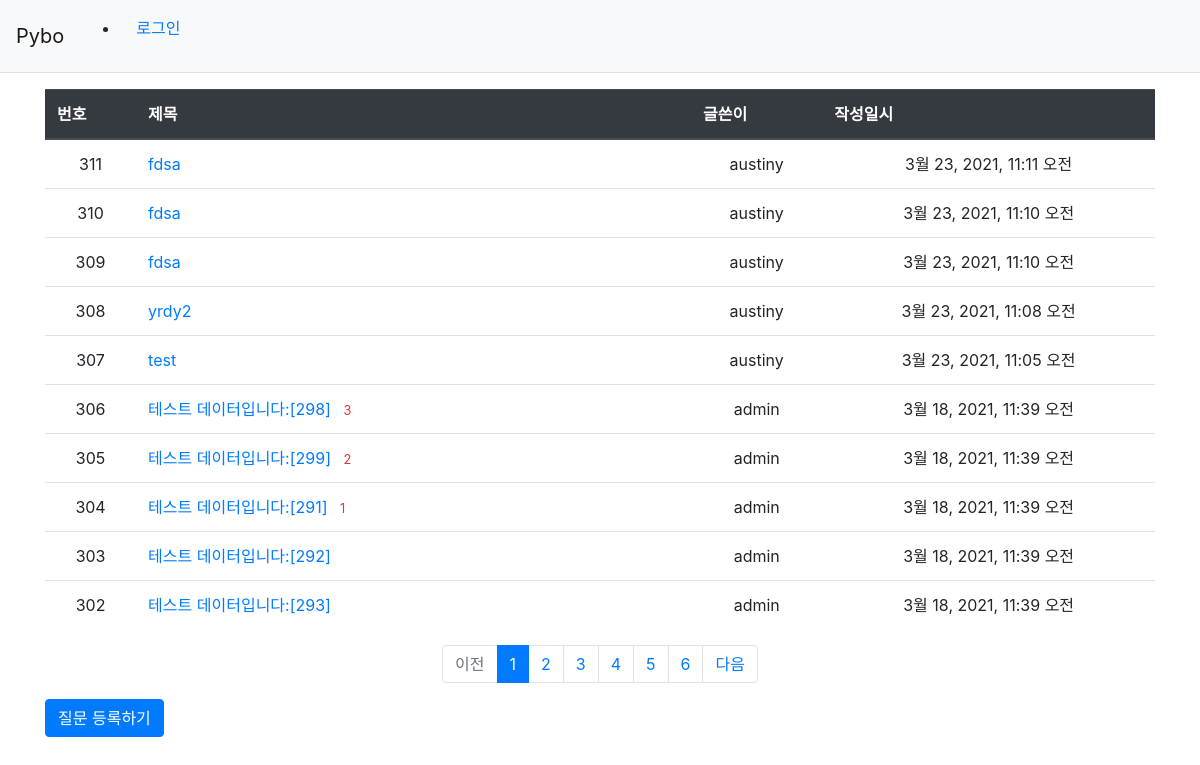
Screenshot of /pybo/ with the database file from the repository.
### pybo/models.py (models this page shows, shortened)
class Question(models.Model):
    subject = models.CharField(max_length=200)
    content = models.TextField()
    create_date = models.DateTimeField()
    author = models.ForeignKey(User, on_delete=models.CASCADE)

### pybo/views.py (the view)
# urls.py: path('', views.index, name='index'),
def index(request):
    page = request.GET.get('page','1')
    question_list = Question.objects.order_by('-create_date')
    paginator =Paginator(question_list, 10)
    page_obj = paginator.get_page(page)
    context = {'question_list':page_obj}
    return render(request, 'pybo/question_list.html', context)

### pybo/templatetags/pybo_filter.py (called while the page is built)
@register.filter
def sub(value, arg):
    return value - arg

### templates/pybo/question_list.html
{% extends 'base.html' %}
{% load pybo_filter %}
{% block content %}
<div class="container my-3">
    <table class="table">
        <thead>
        <tr class="thead-dark">
            <th>번호</th>
            <th style="width:50%">제목</th>
            <th>글쓴이</th>
            <th>작성일시</th>
        </tr>
        </thead>
        <tbody>
        {% if question_list %}
        {% for question in question_list %}
        <tr class="text-center">
            <td>
                {{ question_list.paginator.count|sub:question_list.start_index|sub:forloop.counter0|add:1}}
            </td>
            <td class="text-left">
                <a href="{% url 'pybo:detail' question.id %}">{{ question.subject }}</a>
                {%if question.answer_set.count > 0 %}
                <span class ="text-danger small ml-2">{{question.answer_set.count }}</span>
                {% endif %}
            </td>
            <td>{{ question.author.username }}</td>
            <td>{{ question.create_date }}</td>
        </tr>
        {% endfor %}
        {% else %}
        <tr>
            <td colspan="3">질문이 없습니다.</td>
        </tr>
        {% endif %}
        </tbody>
    </table>
    <ul class="pagination justify-content-center">
        {% if question_list.has_previous %}
        <li class="page-item">
            <a class="page-link" href="?page={{ question_list.previous_page_number }}">이전</a>
        </li>
        {% else %}
        <li class="page-item disabled">
            <a class="page-link" tabindex="-1" aria-disabled="true" href="#">이전</a>
        </li>
        {% endif %}
        {% for page_number in question_list.paginator.page_range %}
        {% if page_number >= question_list.number|add:-5 and page_number <= question_list.number|add:5 %}
            {% if page_number == question_list.number %}
            <li class="page-item active" aria-current="page">
                <a class="page-link" href="?page={{ page_number }}">{{page_number }}</a>
            </li>
            {% else %}
            <li class="page-item">
                <a class="page-link" href="?page={{ page_number }}">{{ page_number }}</a>
            </li>
            {% endif %}
            {% endif %}
            {% endfor %}
            {% if question_list.has_next %}
            <li class="page-item">
                <a class="page-link" href="?page={{ question_list.next_page_number }}">다음</a>
            </li>
            {% else %}
            <li class="page-item disabled">
                <a class="page-link" tabindex="-1" aria-disabled="true" href="#">다음</a>
            </li>
            {% endif %}
    </ul>
    <a href="{% url 'pybo:question_create' %}" class="btn btn-primary">질문 등록하기</a>
</div>
{% endblock %}

### templates/base.html (shortened to what this page needs)
{% load static %}
<!doctype html>
<html lang="ko">
<head>
    <link rel="stylesheet" type="text/css" href="{% static 'bootstrap.min.css' %}">
    <link rel="stylesheet" type="text/css" href="{% static 'style.css' %}">
</head>
<body>
{% include "navbar.html" %}
    {% block content %}
    {% endblock %}
    </body>
    </html>

### templates/navbar.html (shortened to what this page needs)
<nav class="navbar navbar-expand-lg navbar-light bg-light border-bottom">
    <a class="navbar-brand" href="{% url 'pybo:index' %}">Pybo</a>
    <div class="collapse navbar-collapse flex-grow-0" id="navbarNav">
        <ul class="naver-nav">
            <li class="nav-item">
                    {% if user.is_authenticated %}
                    <a class="nav-link" href="{% url 'common:logout' %}">{{ user.username }} (로그아웃)</a>
                    {% else %}
                    <a class="nav-link" href="{% url 'common:login' %}">로그인</a>
                    {% endif %}
                </li>
        </ul>
    </div>
</nav>

### rows the page displays
Question: paginator.count|sub "311", subject "fdsa", author.username "austiny", create_date "3월 23, 2021, 11:11 오전"
Question: paginator.count|sub "310", subject "fdsa", author.username "austiny", create_date "3월 23, 2021, 11:10 오전"
Question: paginator.count|sub "309", subject "fdsa", author.username "austiny", create_date "3월 23, 2021, 11:10 오전"
Question: paginator.count|sub "308", subject "yrdy2", author.username "austiny", create_date "3월 23, 2021, 11:08 오전"
Question: paginator.count|sub "307", subject "test", author.username "austiny", create_date "3월 23, 2021, 11:05 오전"
Question: paginator.count|sub "306", subject "테스트 데이터입니다:[298]", answer_set.count "3", author.username "admin", create_date "3월 18, 2021, 11:39 오전"
Question: paginator.count|sub "305", subject "테스트 데이터입니다:[299]", answer_set.count "2", author.username "admin", create_date "3월 18, 2021, 11:39 오전"
Question: paginator.count|sub "304", subject "테스트 데이터입니다:[291]", answer_set.count "1", author.username "admin", create_date "3월 18, 2021, 11:39 오전"
Question: paginator.count|sub "303", subject "테스트 데이터입니다:[292]", author.username "admin", create_date "3월 18, 2021, 11:39 오전"
Question: paginator.count|sub "302", subject "테스트 데이터입니다:[293]", author.username "admin", create_date "3월 18, 2021, 11:39 오전"

### other values shown
{{ page_number }} "1"
{{ page_number }} "2" "3" "4" "5" "6"
